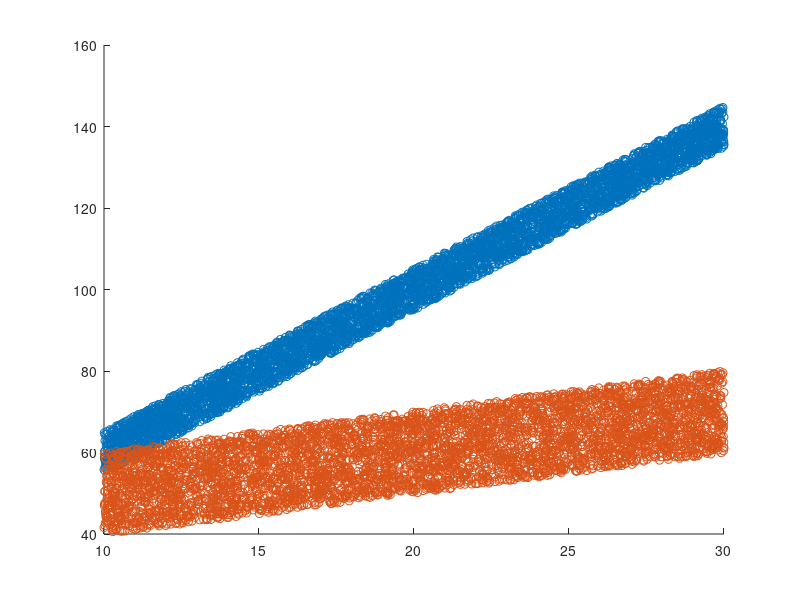
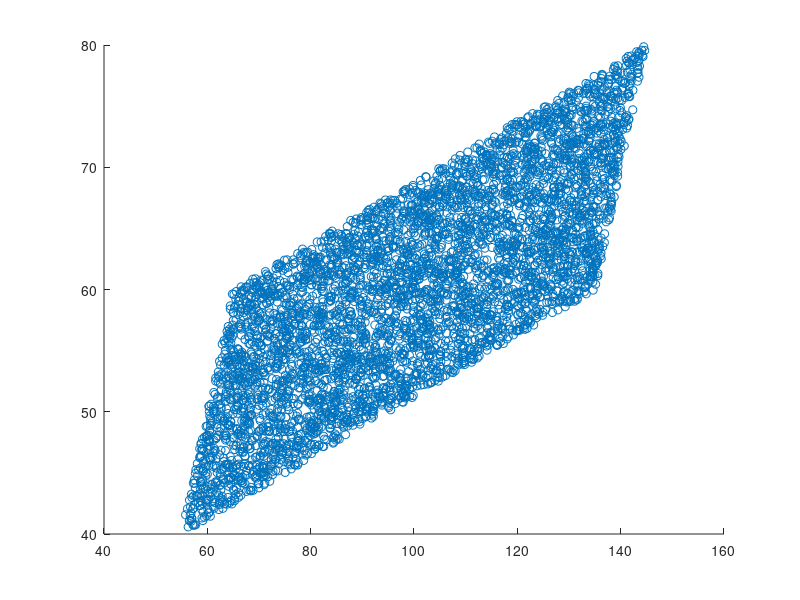

Here is the MATLAB script that generated these plots, in order: (Note: this script raises an error after producing the figures.)
clear; close all;

%Signal specification
age_limit = [10 30];
calorie_limit = [1500 2500];
N = 5000;
gaussian_var = 0; 

% Generation
p_age = unifrnd(age_limit(1), age_limit(2), 1, N);
p_calorie = unifrnd(calorie_limit(1), calorie_limit(2), 1, N);

height_mean = 4 * p_age + 0.01 * p_calorie;
p_height = normrnd(height_mean, gaussian_var, size(p_age));

weight_mean = 1 * p_age + 0.02 * p_calorie;
p_weight = normrnd(weight_mean, gaussian_var, size(p_age));

% The equivalent mixing matrix
A = [4 0.01; 
     1 0.02];

%% Plot original signal
figure;
scatter(p_age, p_height);
hold on;
scatter(p_age, p_weight);

%% Plot original signal
close all;
figure;
scatter(p_height, p_weight);

% PCA
[transformed, V, D] = PCA([p_height;p_weight]);

% Plot transformed
scatter(transformed(1,:), transformed(2,:));



